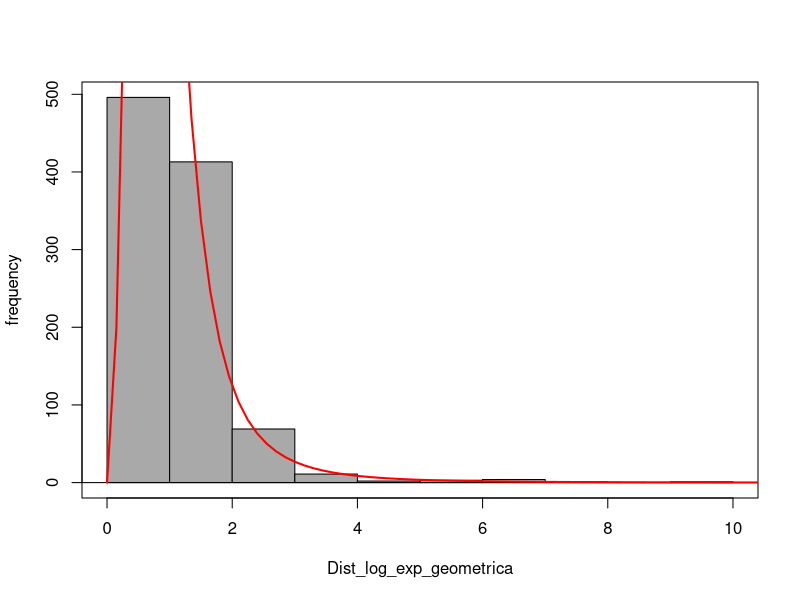
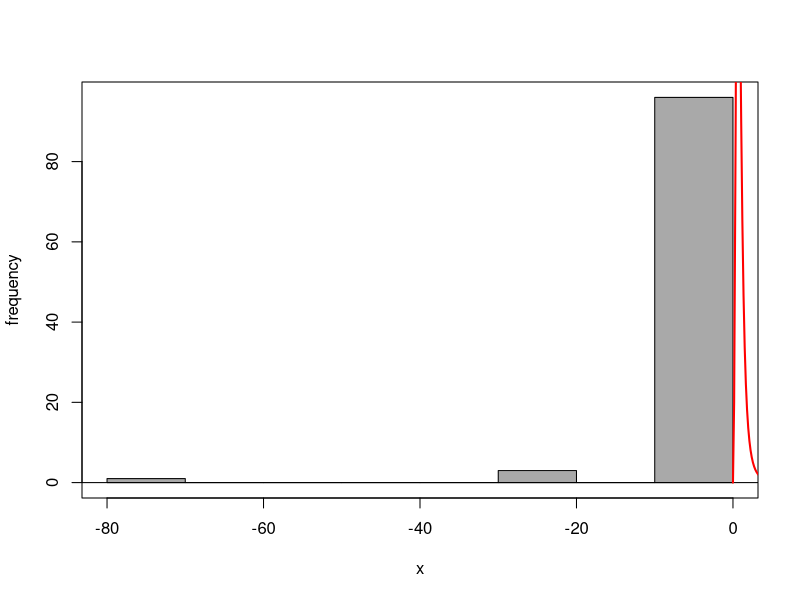

R code for these plots, in order:
## ---- chunk 1
library("ggplot2")
library("dplyr")          # load
library("RcmdrMisc")
## ---- chunk 2

# Definimos función para generar variables aleatoria siguiendo 
# la Distribución log exponencial-geométrica (Jodra y Jimenez, 2020)
DatosJoJi <- function(α,β,n){
  # La función recibe los parámetros
  # α -> valor deseado para alpha
  # β -> valor deseado para beta
  # n -> tamaño del vector de variables aleatorias que quieren generar
  
  # Generar "n" datos uniforme (0,1):
  VectorUnif<-runif(n,0,1)
  
  # Generar datos de la Distribución log exponencial-geométrica (Jodra y Jimenez, 2020)
  # mediante la función cuantil:
  # JoJi <- (((β*(-VectorUnif) - 1)/(β^2*(VectorUnif - 1)))^(1/α))
  
  # return(JoJi)
  return(((β*(-VectorUnif) - 1)/(β^2*(VectorUnif - 1)))^(1/α))

}

# Definimos la Función de densidad PdfX para validar la correctitud de 
# las variables aleatorias creadas con la función DatosJoJi 
PdfX<- function(x,n){ return(n*((α*(1 + β)*x^(α-1))/(1 + β*x^α)^2)) }


# Declaramos los valores de α,β,n
α=3; 
β=2;
n=1000;

# Llamamos la funcion DatosJoJi con sus respectivos parametros
Dist_log_exp_geometrica <- DatosJoJi(α,β,n)

# Graficamos un histograma con las variables obtenidas
Hist(Dist_log_exp_geometrica, scale="frequency", breaks="Sturges", col="darkgray")

# Añadimos la curva de validacion a la grafica
curve(PdfX(x,n), from=0, to=15, lwd=2, cex = 1.1, col="red",add=TRUE)
## ---- chunk 3

DatosJoJi <- function(α,β,n){
  
# Generar "m" datos uniforme (0,1):
VectorUnif<-runif(n,0,1)

JoJi <- (-(β + β*VectorUnif + 1)/(β^2*VectorUnif))^(1/α)

return(JoJi)

}

x<-DatosJoJi(1,3,100)

Hist(x, scale="frequency", breaks="Sturges", col="darkgray")

# Funcion de densidad:
α=3; 
β=2;
n=100;
PdfX<- function(x){ n*((α*(1 + β)*x^(α-1))/(1 + β*x^α)^2) }
curve(PdfX(x), from=0, to=15, lwd=2, cex = 1.1, col="red",add=TRUE)
